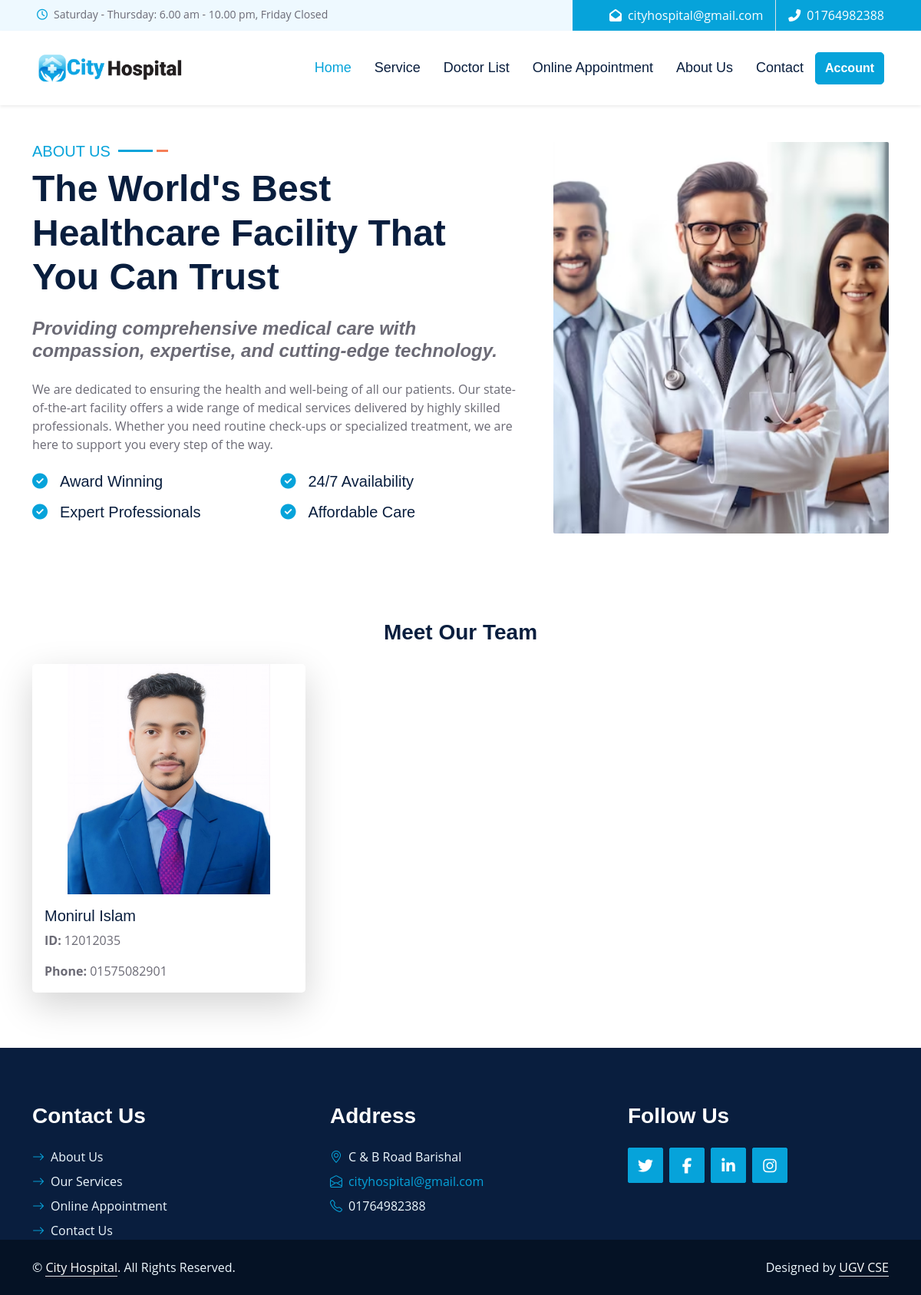
The page /about/ on the database its author committed.
### pms/models.py (models this page shows, shortened)
class SiteInfo(models.Model):
    site_name = models.CharField(max_length=20)
    color_logo = models.ImageField(upload_to='logo/')
    white_logo = models.ImageField(upload_to='logo/')
    email = models.EmailField()
    phone = models.CharField(max_length=14)
    address = models.CharField(max_length=100)
    opening_hours = models.CharField(max_length=255, default='Saturday - Thursday: 6.00 am - 10.00 pm, Friday Closed')
    site_facebook = models.URLField(max_length=100)
    site_x = models.URLField(max_length=100)
    site_instagram = models.URLField(max_length=100)
    site_pinterest = models.URLField(max_length=100)

class TeamMember(models.Model):
    name = models.CharField(max_length=100)
    member_id = models.CharField(max_length=50)
    phone_number = models.CharField(max_length=15)
    image = models.ImageField(upload_to='team_members/')
    bio = models.TextField(blank=True, null=True)  # Optional field for a bio or description of the team member

### pms/views.py (the view)
# urls.py: path('about/', about_us, name='about_us'),
def about_us(request):
    team_members = TeamMember.objects.all()
    return render(request, 'about_us.html', {'team_members': team_members})

### pms/context_processors.py (called while the page is built)
def site_information(request):
    site_info = SiteInfo.objects.first()
    return {
        'site_info': site_info
    }

### templates/about_us.html (shortened to what this page needs)
{% extends 'base.html' %}
{% load static %}
{% block content %}
<div class="container-fluid py-5 wow fadeInUp" data-wow-delay="0.1s">
    <div class="container">
        <div class="row g-5">
            <div class="col-lg-7">
                <div class="section-title mb-4">
                    <h5 class="position-relative d-inline-block text-primary text-uppercase">About Us</h5>
                    <h1 class="display-5 mb-0">The World's Best Healthcare Facility That You Can Trust</h1>
                </div>
                <h4 class="text-body fst-italic mb-4">Providing comprehensive medical care with compassion, expertise, and cutting-edge technology.</h4>
                <p class="mb-4">We are dedicated to ensuring the health and well-being of all our patients. Our state-of-the-art facility offers a wide range of medical services delivered by highly skilled professionals. Whether you need routine check-ups or specialized treatment, we are here to support you every step of the way.</p>
                <div class="row g-3">
                    <div class="col-sm-6 wow zoomIn" data-wow-delay="0.3s">
                        <h5 class="mb-3"><i class="fa fa-check-circle text-primary me-3"></i>Award Winning</h5>
                        <h5 class="mb-3"><i class="fa fa-check-circle text-primary me-3"></i>Expert Professionals</h5>
                    </div>
                    <div class="col-sm-6 wow zoomIn" data-wow-delay="0.6s">
                        <h5 class="mb-3"><i class="fa fa-check-circle text-primary me-3"></i>24/7 Availability</h5>
                        <h5 class="mb-3"><i class="fa fa-check-circle text-primary me-3"></i>Affordable Care</h5>
                    </div>
                </div>
            </div>
            <div class="col-lg-5" style="min-height: 500px;">
                <div class="position-relative h-100">
                    <img class="position-absolute w-100 h-100 rounded wow zoomIn" data-wow-delay="0.9s" src="{% static 'assets/img/about.avif' %}" style="object-fit: cover;">
                </div>
            </div>
        </div>
    </div>
</div>
<section class="about-section py-5">
    <div class="container">
        <div class="row">
            <div class="col-12 text-center">
            </div>
        </div>
<h3 class="text-center mb-4">Meet Our Team</h3>
<div class="row">
    {% for member in team_members %}
    <div class="col-md-4 mb-4">
        <div class="card shadow-lg border-0 rounded-3">
            <img src="{{ member.image.url }}" alt="{{ member.name }}" class="card-img-top" style="height: 300px; object-fit: contain; width: 100%;">
            <div class="card-body">
                <h5 class="card-title">{{ member.name }}</h5>
                <p class="card-text"><strong>ID:</strong> {{ member.member_id }}</p>
                <p class="card-text"><strong>Phone:</strong> {{ member.phone_number }}</p>
            </div>
        </div>
    </div>
    {% endfor %}
</div>
</section>
{% endblock content %}

### templates/header.html (shortened to what this page needs)
{% load static %}
    <div class="container-fluid bg-light ps-5 pe-0 d-none d-lg-block">
        <div class="row gx-0">
            <div class="col-md-6 text-center text-lg-start mb-2 mb-lg-0">
                <div class="d-inline-flex align-items-center">
                    <small class="py-2"><i class="far fa-clock text-primary me-2"></i>{{ site_info.opening_hours }} </small>
                </div>
            </div>
            <div class="col-md-6 text-center text-lg-end">
                <div class="position-relative d-inline-flex align-items-center bg-primary text-white top-shape px-5">
                    <div class="me-3 pe-3 border-end py-2">
                        <p class="m-0"><i class="fa fa-envelope-open me-2"></i>{{ site_info.email }}</p>
                    </div>
                    <div class="py-2">
                        <p class="m-0"><i class="fa fa-phone-alt me-2"></i>{{ site_info.phone }}</p>
                    </div>
                </div>
            </div>
        </div>
    </div>
    <nav class="navbar navbar-expand-sm bg-white navbar-light shadow-sm px-5 py-3 py-lg-0">
        <a href="{% url 'home' %}" class="navbar-brand p-0">
            <img src="{{ site_info.color_logo.url }}" alt="" style="width: 190px;">
        </a>
        <div class="collapse navbar-collapse" id="navbarCollapse">
            <div class="navbar-nav ms-auto py-0">
                <a href="{% url 'home' %}" class="nav-item nav-link active">Home</a>
                <a href="{% url 'public_service_list' %}" class="nav-item nav-link">Service</a>
                <a href="{% url 'public_doctor_list' %}" class="nav-item nav-link">Doctor List</a>
                <a href="{% url 'public_online_appointment' %}" class="nav-item nav-link">Online Appointment</a>
                <a href="{% url 'about_us' %}" class="nav-item nav-link">About Us</a>
                <a href="{% url 'contact' %}" class="nav-item nav-link">Contact</a>
            </div>
            {% if user.is_authenticated %}
                <a style="border-radius: 5px;" href="#" class="btn btn-primary py-2 dropdown-toggle" id="accountDropdown" data-bs-toggle="dropdown" aria-expanded="false">
                {{ user.first_name|default:user.username }}
                </a>
                <ul class="dropdown-menu dropdown-menu-end" style="margin-left:25px;" aria-labelledby="accountDropdown">
                 {% comment %} <li><hr class="dropdown-divider"></li> {% endcomment %}
                <li><a class="dropdown-item" href="{% url 'logout' %}">Logout</a></li>
                </ul>
            {% else %}
                <a href="{% url 'login' %}" class="btn btn-primary py-2" style="border-radius: 5px;">
                Account
                </a>
            {% endif %}
        </div>
    </nav>

### templates/footer.html
<div class="container-fluid bg-dark text-light  wow fadeInUp" data-wow-delay="0.3s" >
    <div class="container pt-5">
        <div class="row g-5 pt-4">
            <div class="col-lg-4 col-md-6">
                <h3 class="text-white mb-4">Contact Us</h3>
                <div class="d-flex flex-column justify-content-start">
                    <a class="text-light mb-2" href="{% url 'about_us' %}"><i class="bi bi-arrow-right text-primary me-2"></i>About Us</a>
                    <a class="text-light mb-2" href="{% url 'public_service_list' %}"><i class="bi bi-arrow-right text-primary me-2"></i>Our Services</a>
                    <a class="text-light mb-2" href="#"><i class="bi bi-arrow-right text-primary me-2"></i>Online Appointment</a>
                    <a class="text-light" href="{% url 'contact' %}"><i class="bi bi-arrow-right text-primary me-2"></i>Contact Us</a>
                </div>
            </div>
            <div class="col-lg-4 col-md-6">
                <h3 class="text-white mb-4">Address</h3>
                <p class="mb-2"><i class="bi bi-geo-alt text-primary me-2"></i>{{ site_info.address }}</p>
                <p class="mb-2"><i class="bi bi-envelope-open text-primary me-2"></i><a href="mailto:{{ site_info.email }}">{{ site_info.email }}</a></p>
                <p class="mb-0"><i class="bi bi-telephone text-primary me-2"></i>{{ site_info.phone }}</p>
            </div>
            <div class="col-lg-4 col-md-6">
                <h3 class="text-white mb-4">Follow Us</h3>
                <div class="d-flex">
                    <a class="btn btn-lg btn-primary btn-lg-square rounded me-2" href="{{ site_info.site_x }}"><i class="fab fa-twitter fw-normal"></i></a>
                    <a class="btn btn-lg btn-primary btn-lg-square rounded me-2" href="{{ site_info.site_facebook }}"><i class="fab fa-facebook-f fw-normal"></i></a>
                    <a class="btn btn-lg btn-primary btn-lg-square rounded me-2" href="{{ site_info.site_linkedin }}"><i class="fab fa-linkedin-in fw-normal"></i></a>
                    <a class="btn btn-lg btn-primary btn-lg-square rounded" href="{{ site_info.site_instagram }}"><i class="fab fa-instagram fw-normal"></i></a>
                </div>
            </div>
        </div>
    </div>
</div>
<div class="container-fluid text-light py-4" style="background: #051225;">
    <div class="container">
        <div class="row g-0">
            <div class="col-md-6 text-center text-md-start">
                <p class="mb-md-0">&copy; <a class="text-white border-bottom" >{{ site_info.site_name }}</a>. All Rights Reserved.</p>
            </div>
            <div class="col-md-6 text-center text-md-end">
                <p class="mb-0">Designed by <a class="text-white border-bottom" href="">UGV CSE </a></p>
            </div>
        </div>
    </div>
</div>

### pms/static/assets/css/style.css (style rules this page uses)
:root { --primary: #06A3DA; --secondary: #F57E57; --light: #EEF9FF; --dark: #091E3E; }
h1, h2, .font-weight-bold { font-weight: 700 !important; }
h3, h4, .font-weight-semi-bold { font-weight: 600 !important; }
h5, h6, .font-weight-medium { font-weight: 500 !important; }
.btn { font-family: 'Jost', sans-serif; font-weight: 600; transition: .5s; }
.btn-primary, .btn-secondary { color: #FFFFFF; }
.btn-lg-square { width: 46px; height: 46px; }
.btn-square, .btn-sm-square, .btn-lg-square { padding-left: 0; padding-right: 0; text-align: center; }
.navbar-light .navbar-nav .nav-link { font-family: 'Jost', sans-serif; padding: 35px 15px; font-size: 18px; color: var(--dark); outline: none; transition: .5s; }
.navbar-light .navbar-nav .nav-link:hover, .navbar-light .navbar-nav .nav-link.active { color: var(--primary); }
.section-title h5::before { position: absolute; content: ""; width: 45px; height: 3px; right: -55px; bottom: 11px; background: var(--primary); }
.section-title h5::after { position: absolute; content: ""; width: 15px; height: 3px; right: -75px; bottom: 11px; background: var(--secondary); }

### rows shown on the page
SiteInfo: opening_hours "Saturday - Thursday: 6.00 am - 10.00 pm, Friday Closed", email "cityhospital@gmail.com", phone "01764982388", color_logo (picture), address "C & B Road Barishal", site_name "City Hospital"
TeamMember: image (picture), name "Monirul Islam", member_id "12012035", phone_number "01575082901"
